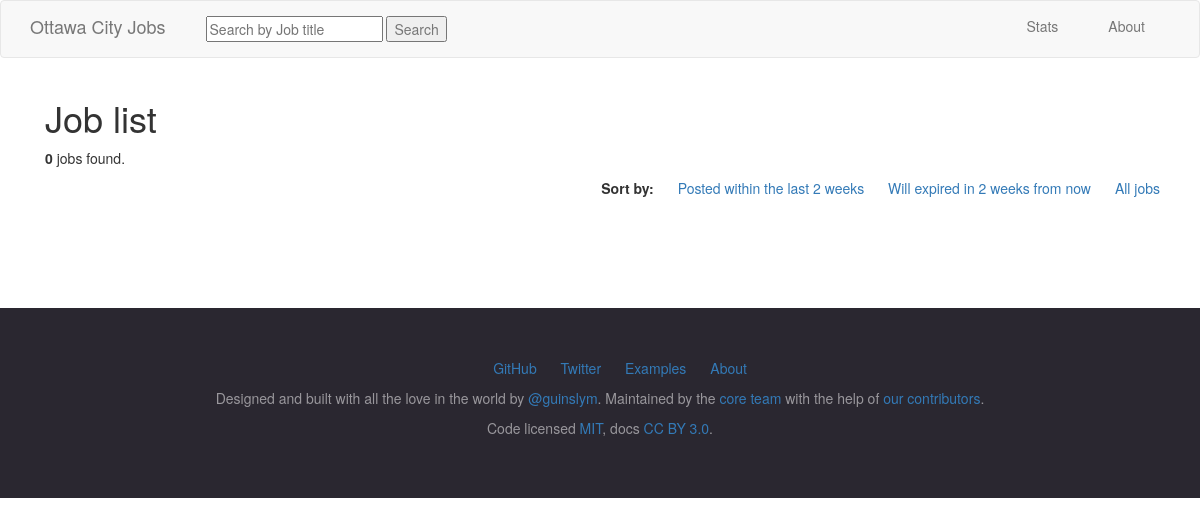
The page /emplois/latest on the database as committed earlier.
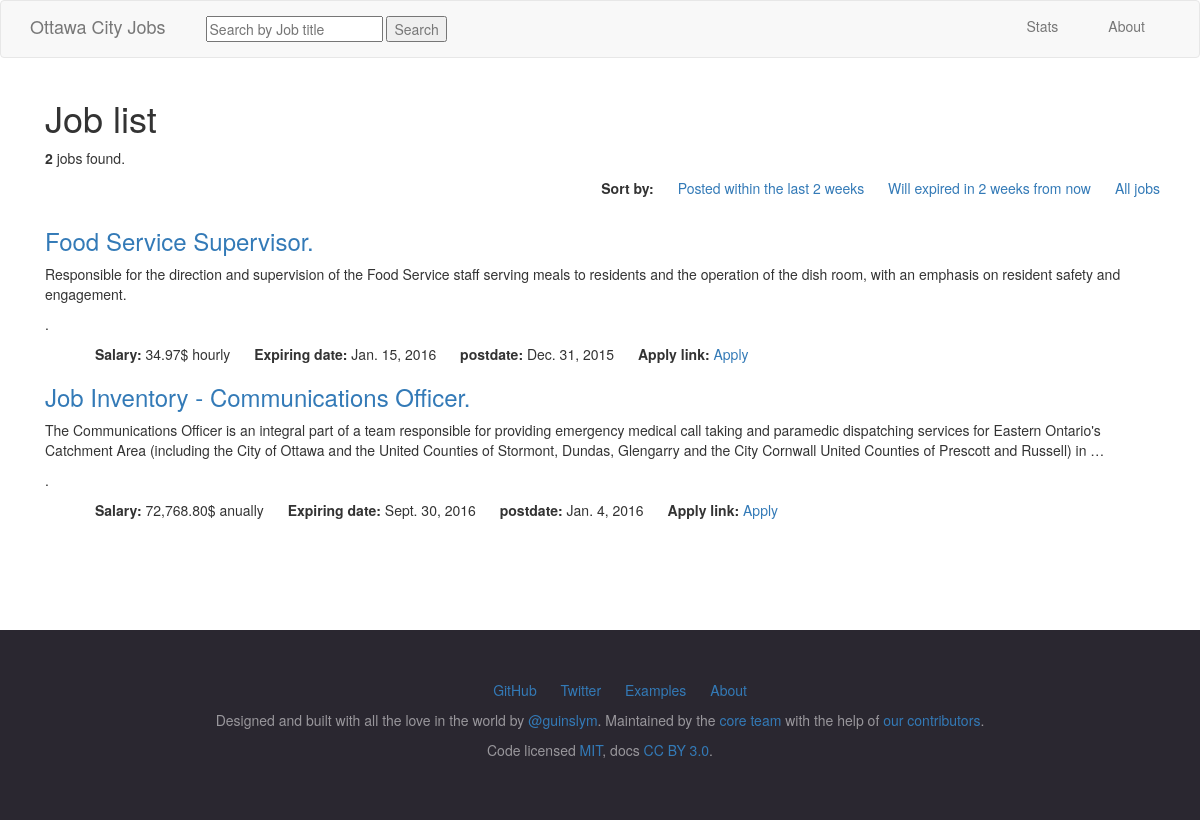
The same page on the database as committed later.
### emplois/models.py (models this page shows, shortened)
@python_2_unicode_compatible
class Job(models.Model):
    FRENCH = 'FR'
    ENGLISH = 'EN'
    LANGUAGE_CHOICE = (
            (FRENCH, 'Francais'),
            (ENGLISH, 'English'),
            )
    joburl = models.URLField(max_length=250, blank=True, null=True)
    expirydate = models.DateField(auto_now=True, blank=True, null=True)
    salarymax = models.CharField(max_length=40, blank=True, null=True)
    salarymin = models.CharField(max_length=40, blank=True, null=True)
    salarytype = models.CharField(max_length=20, blank=True, null=True)
    name = models.CharField(max_length=40, blank=True, null=True)
    language = models.CharField(max_length=2, choices=LANGUAGE_CHOICE, default=ENGLISH)
    position = models.CharField(max_length=150, blank=True, null=True)
    jobref = models.CharField(max_length=30, unique=True, blank=True, null=True)
    job_summary = models.TextField(blank=True, null=True)
    pub_date = models.DateTimeField(auto_now=True, blank=True, null=True)
    slug = AutoSlugField(populate_from='name',
                         unique_with=['jobref','position', 'pub_date__month'])

### emplois/views.py (the view)
class LatestView(generic.ListView):
    template_name='emplois/index.html'
    context_object_name='latest_jobs_list'
    def get_queryset(self):
       return Job.objects.filter(language='EN',
        pub_date__gte=datetime.now()-timedelta(days=14)).order_by('expirydate')

### emplois/templates/emplois/index.html
{% extends "base.html" %}
{% load humanize %}
	{% block content %}
	<h1>Job list</h1>
	<div class="row">
		<div class="col-lg-12">
		{% with total=latest_jobs_list.count %}
			{% if keyword %}
					<p><strong>{{ total }}</strong> jobs found for <strong>"{{ keyword }}"</strong></p>
					{% else %}
					<p><strong>{{ total }}</strong> jobs found.</p>
			{% endif %}
		{% endwith %}
		</div>
	</div>
	<div class="row text-right">
		<ul>
			<li><strong>Sort by:</strong></li>
			<li><a href="{% url 'emplois:latest' %}">Posted within the last 2 weeks</a></li>
			<li><a href="{% url 'emplois:expire' %}">Will expired in 2 weeks from now</a></li>
			<li><a href="{% url 'emplois:all_jobs_posted' %}">All jobs</a></li>
		</ul>
	</div>
	{% for emploi in latest_jobs_list %}
		<h3><a href="{% url 'emplois:detail' emploi.id %}">{{ emploi.position }}.</a></h3>
		<p>
     	{% autoescape off %}
			      {{ emploi.job_summary |truncatewords_html:50}}.
			{% endautoescape %}
		</p>
		<ul>
			<li><strong>Salary: </strong>
				{% if ',' in emploi.salarymax %}
			{{ emploi.salarymax | intcomma }}$ anually
			{% else %}
			{{ emploi.salarymax | floatformat:2 }}$ hourly
			{% endif %}
			</li>
			<li><strong>Expiring date: </strong>{{ emploi.expirydate }}</li>
			<li><strong>postdate: </strong> {{ emploi.pub_date| naturalday }}</li>
			<li><strong>Apply link: </strong> <a href="{{ emploi.joburl }}" target="_blank">Apply</a></li>
		</ul>
	{% endfor %}
	{% endblock %}

### emplois/templates/base.html (shortened to what this page needs)
<!DOCTYPE html>
<html lang="en">
<head>
<link href="https://maxcdn.bootstrapcdn.com/font-awesome/4.5.0/css/font-awesome.min.css" rel="stylesheet">
<link href="https://maxcdn.bootstrapcdn.com/bootstrap/3.3.6/css/bootstrap.min.css" rel="stylesheet">
</head>
<body>
<div class="navbar navbar-default">
      <div class="container">
        <div class="navbar-header">
          <a href="/" class="navbar-brand">Ottawa City Jobs</a>
        </div>
        <div class="navbar-collapse collapse" id="navbar-main">
          <ul class="nav navbar-nav">
            <li>
              <a href="#">
              <form action="/emplois/searchJobs" method="get">
                  <input type="text" name = "searchKey"
                        placeholder="Search by Job title" />
                        <button>Search</button>
                    </form></a>
            </li>
          </ul>
          <ul class="nav navbar-nav navbar-right">
            <li><a href="{% url 'emplois:stats' %}">Stats</a></li>
            <li><a href="{% url 'emplois:about' %}">About</a></li>
          </ul>
        </div>
      </div>
    </div>
<div class="container">
	<div class="col-lg-12">
{% load i18n %}
  {% block content %}
  {% endblock %}
	</div>
</div>
<footer class="bs-docs-footer" role="contentinfo">
    <div class="container">
        <ul class="bs-docs-footer-links">
            <li><a href="#">GitHub</a></li>
            <li><a href="#">Twitter</a></li>
            <li><a href="#">Examples</a></li>
            <li><a href="#">About</a></li>
        </ul>
        <p>Designed and built with all the love in the world by <a href="https://twitter.com/guinslym" target="_blank">@guinslym</a>. Maintained by the <a href="https://github.com/orgs/twbs/people">core team</a> with the help of <a href="https://github.com/twbs/bootstrap/graphs/contributors">our contributors</a>.</p>
        <p>Code licensed <a rel="license" href="https://github.com/twbs/bootstrap/blob/master/LICENSE" target="_blank">MIT</a>, docs <a rel="license" href="https://creativecommons.org/licenses/by/3.0/" target="_blank">CC BY 3.0</a>.</p>
    </div>
</footer>
{% load staticfiles %}
</body>
</html>

### emplois/templates/base.html (style rules this page uses)
ul li { display: inline; list-style: none; padding-left: 10px; padding-right: 10px; }
.bs-docs-footer { padding-top: 50px; padding-bottom: 50px; margin-top: 100px; color: #99979c; text-align: center; background-color: #2a2730; }

Rows that differ between the two databases and show on the page:
now on this page (row edited): Job: position "Food Service Supervisor", job_summary "Responsible for the direction and supervision of the Food Service staff serving meals to residents and the operation of the dish room, with an emphasis on resident safety and engagement.", salarymax "34.97", expirydate "Jan. 15, 2016", pub_date "Dec. 31, 2015"
now on this page (row edited): Job: position "Job Inventory - Communications Officer", job_summary "The Communications Officer is an integral part of a team responsible for providing emergency medical call taking and paramedic dispatching services for Eastern Ontario's Catchment Area (including the City of Ottawa and the United Counties of Stormont, Dundas, Glengarry and the City Cornwall United Counties of Prescott and Russell) in …", salarymax "72,768.80", expirydate "Sept. 30, 2016", pub_date "Jan. 4, 2016"
Other text that changed with them:
{{ total }}: "0" → "2"
